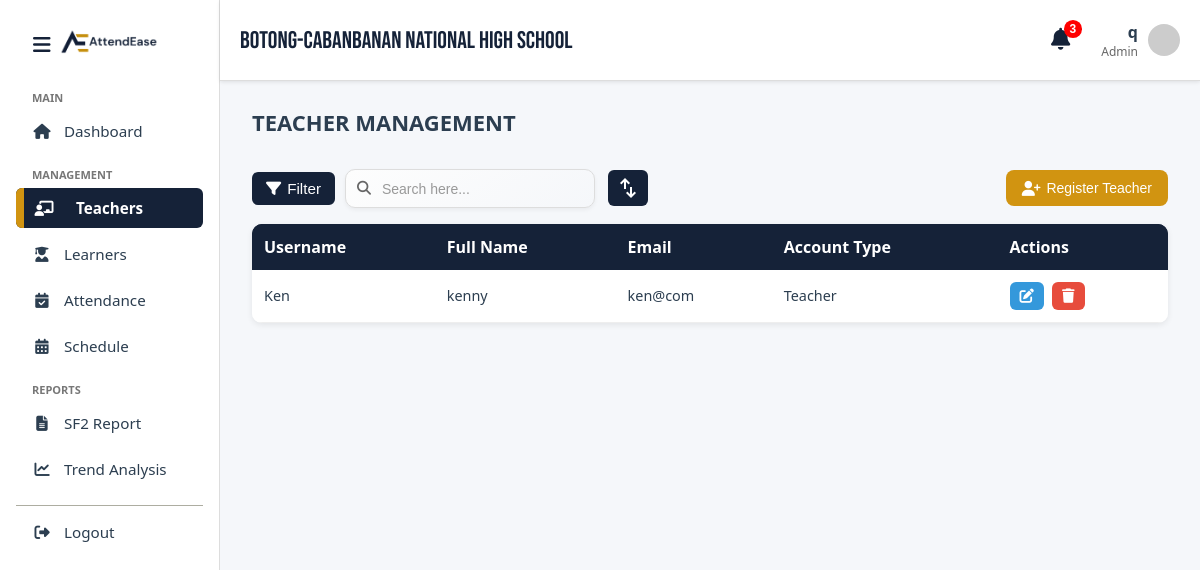
The app's page /teacher.php (signed in) with its own data.
### tables this page shows
CREATE TABLE `user` (
  `user_ID` int(50) NOT NULL,
  `username` varchar(100) NOT NULL,
  `email` varchar(50) NOT NULL,
  `password` varchar(100) NOT NULL,
  `accountType` enum('Admin','Teacher','') NOT NULL DEFAULT 'Teacher',
  `firstName` varchar(50) NOT NULL,
  `lastName` varchar(50) NOT NULL,
  `middleName` varchar(50) NOT NULL,
  `verified_at` datetime DEFAULT current_timestamp()
);

### teacher.php (the view, shortened to what this page needs)
<!DOCTYPE html>
<html lang="en">
<head>
</head>
<body>
  <?php include 'includes/sidebar.php'; ?>
  <?php include 'includes/header.php'; ?>
  <main class="main-content">
    <div class="page-header">
      <h1>TEACHER MANAGEMENT</h1>
    </div>
    <div class="search-filter">
      <div class="filter-container">
        <button class="filter-btn" id="filterToggle">
          <i class="fas fa-filter"></i> Filter
        </button>
      </div>
      <div class="search-wrapper">
        <i class="fas fa-search"></i>
        <input type="text" class="search-bar" placeholder="Search here..." />
      </div>
      <div class="updown">
        <span class="material-symbols-outlined">swap_vert</span>
      </div>
      <button class="register-button" onclick="openModal()">
        <i class="fas fa-user-plus"></i> Register Teacher
      </button>
    </div>
    <div class="table-container">
      <table class="styled-table">
        <thead>
          <tr>
            <th>Username</th>
            <th>Full Name</th>
            <th>Email</th>
            <th>Account Type</th>
            <th>Actions</th>
          </tr>
        </thead>
        <tbody>
          <?php
          $sqlt = "SELECT * FROM user WHERE accountType = 'Teacher' ORDER BY user_id DESC";
          $result = $conn->query($sqlt);
          if ($result && $result->num_rows > 0) {
            while ($row = $result->fetch_assoc()) {
              echo "<tr>";
              echo "<td>" . htmlspecialchars($row['username']) . "</td>";
              echo "<td>" . htmlspecialchars($row['firstName']) . "</td>";
              echo "<td>" . htmlspecialchars($row['email']) . "</td>";
              echo "<td>" . htmlspecialchars($row['accountType']) . "</td>";
              echo "<td class='action-buttons'>
                      <button class='edit-btn' onclick='teacherEditModal(this)' data-id='" . $row['user_ID'] . "'>
                        <i class='fas fa-edit'></i>
                      </button>
                      <button class='delete-btn' onclick='teacherDeleteModal(" . $row['user_ID'] . ")'>
                        <i class='fas fa-trash'></i>
                      </button>
                    </td>";
              echo "</tr>";
            }
          } else {
            echo "<tr><td colspan='5'>No teachers found</td></tr>";
          }
          ?>
        </tbody>
      </table>
    </div>
  </main>
</body>
</html>

### css/style.css (style rules this page uses)
:root { --primary-color: #d19411; --dark-color: #152238; --light-bg: #f5f7fa; --white: #ffffff; --text-dark: #2c3e50; --text-light: #777; --hover-dark: #1c304d; --hover-primary: #c4860f; --soft-cream: #fff8e6; --font-family: 'Segoe UI', sans-serif; --sidebar-width: 220px; --sidebar-closed-width: 60px; --transition-speed: 0.3s; }
body { margin: 0; font-family: var(--font-family); background-color: var(--light-bg); color: var(--text-dark); }
.main-content { margin-left: var(--sidebar-width); transition: margin-left var(--transition-speed); margin-top: 60px; padding: 2rem; flex-grow: 1; }
.main-content h1 { font-size: 22px; font-weight: 600; margin-bottom: 1rem; color: var(--text-dark); }

### css/table.css (style rules this page uses)
.page-header { margin-bottom: 2rem; }
.search-filter { display: flex; align-items: center; gap: 10px; margin-bottom: 1rem; }
.filter-btn { padding: 8px 14px; border: none; background: var(--dark-color); color: #fff; border-radius: 6px; cursor: pointer; font-size: 0.95rem; transition: background 0.2s ease; display: flex; align-items: center; gap: 6px; }
.filter-container { position: relative; display: inline-block; }
.updown { display: flex; align-items: center; justify-content: center; background: var(--dark-color); color: #fff; border-radius: 6px; padding: 6px 8px; cursor: pointer; transition: background 0.3s ease; margin-left: 3px; }
.search-wrapper { display: flex; align-items: center; gap: 8px; position: relative; max-width: 250px; flex: 1; }
.search-wrapper i { position: absolute; top: 50%; left: 12px; transform: translateY(-50%); color: #666; font-size: 14px; pointer-events: none; }
.search-wrapper .search-bar { width: 100%; padding: 10px 16px 10px 36px; border: 1.5px solid #ddd; border-radius: 10px; background: linear-gradient(145deg, #fdfdfd, #f5f7fa); font-size: 15px; color: var(--text-dark); outline: none; transition: all 0.3s ease; box-shadow: 0 2px 4px rgba(0,0,0,0.05); }
.search-wrapper .search-bar::placeholder { color: #999; font-size: 14px; }
.table-container { background: #fff; border-radius: 10px; box-shadow: 0 2px 6px rgba(0, 0, 0, 0.08); overflow-x: auto; overflow-y: auto; max-height: 500px; }
.styled-table { width: 100%; border-collapse: collapse; min-width: 800px; }
.styled-table thead { background: var(--dark-color); color: #fff; }
.styled-table thead th { padding: 12px; text-align: left; font-weight: 600; position: sticky; top: 0; z-index: 2; background: var(--dark-color); box-shadow: 0 2px 3px rgba(0, 0, 0, 0.1); }
.styled-table tbody tr { border-bottom: 1px solid #eee; }
.styled-table tbody tr:nth-child(odd) { background: #fff; }
.styled-table td { padding: 12px; font-size: 0.9rem; color: var(--text-dark); }
.action-buttons { display: flex; gap: 8px; }
.action-buttons button { border: none; cursor: pointer; padding: 6px 10px; border-radius: 6px; font-size: 0.9rem; transition: background 0.2s ease; }
.edit-btn { background: #3498db; color: #fff; }
.delete-btn { background: #e74c3c; color: #fff; }
.register-button { background: var(--primary-color); color: #fff; border: none; padding: 10px 16px; border-radius: 8px; font-size: 14px; cursor: pointer; display: flex; align-items: center; gap: 6px; transition: background 0.3s ease; flex-shrink: 0; margin-left: auto; }
.register-button i { font-size: 15px; }

### records on screen
user: username "Ken", firstName "kenny", email "ken@com", accountType "Teacher"

### other values on screen
$_SESSION['username'] "q"
$_SESSION['role'] "Admin"
